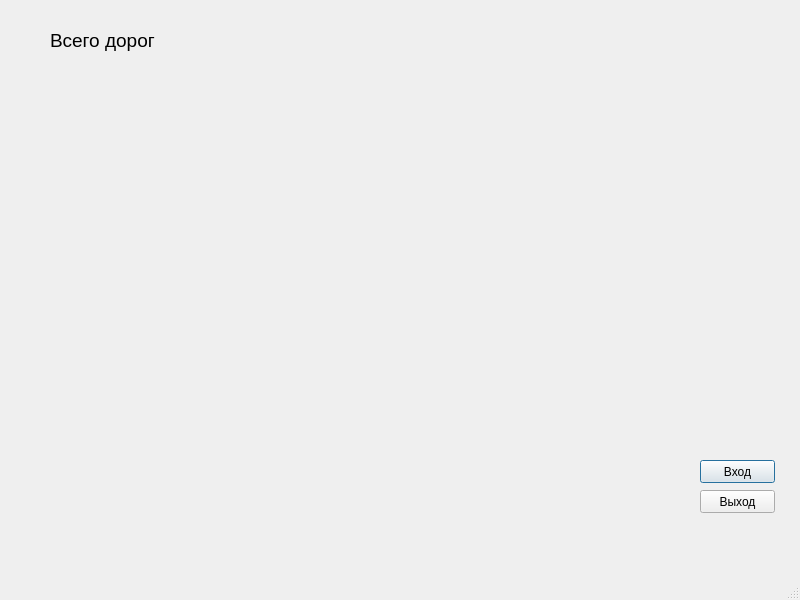
<?xml version="1.0" encoding="UTF-8"?>
<ui version="4.0">
 <class>MainWindow</class>
 <widget class="QMainWindow" name="MainWindow">
  <property name="geometry">
   <rect>
    <x>0</x>
    <y>0</y>
    <width>800</width>
    <height>600</height>
   </rect>
  </property>
  <property name="windowTitle">
   <string>Перечень автомобильных дорог</string>
  </property>
  <widget class="QWidget" name="centralwidget">
   <widget class="QPushButton" name="pushButton">
    <property name="geometry">
     <rect>
      <x>700</x>
      <y>460</y>
      <width>75</width>
      <height>23</height>
     </rect>
    </property>
    <property name="text">
     <string>Вход</string>
    </property>
    <property name="checkable">
     <bool>false</bool>
    </property>
    <property name="autoDefault">
     <bool>false</bool>
    </property>
    <property name="default">
     <bool>true</bool>
    </property>
    <property name="flat">
     <bool>false</bool>
    </property>
   </widget>
   <widget class="QPushButton" name="pushButton_2">
    <property name="geometry">
     <rect>
      <x>700</x>
      <y>490</y>
      <width>75</width>
      <height>23</height>
     </rect>
    </property>
    <property name="text">
     <string>Выход</string>
    </property>
    <property name="autoDefault">
     <bool>false</bool>
    </property>
   </widget>
   <widget class="QLabel" name="label">
    <property name="geometry">
     <rect>
      <x>50</x>
      <y>20</y>
      <width>651</width>
      <height>41</height>
     </rect>
    </property>
    <property name="font">
     <font>
      <pointsize>14</pointsize>
      <weight>50</weight>
      <bold>false</bold>
     </font>
    </property>
    <property name="text">
     <string>Всего дорог</string>
    </property>
   </widget>
  </widget>
  <widget class="QMenuBar" name="menubar">
   <property name="geometry">
    <rect>
     <x>0</x>
     <y>0</y>
     <width>800</width>
     <height>21</height>
    </rect>
   </property>
  </widget>
  <widget class="QStatusBar" name="statusbar"/>
 </widget>
 <resources/>
 <connections/>
</ui>
